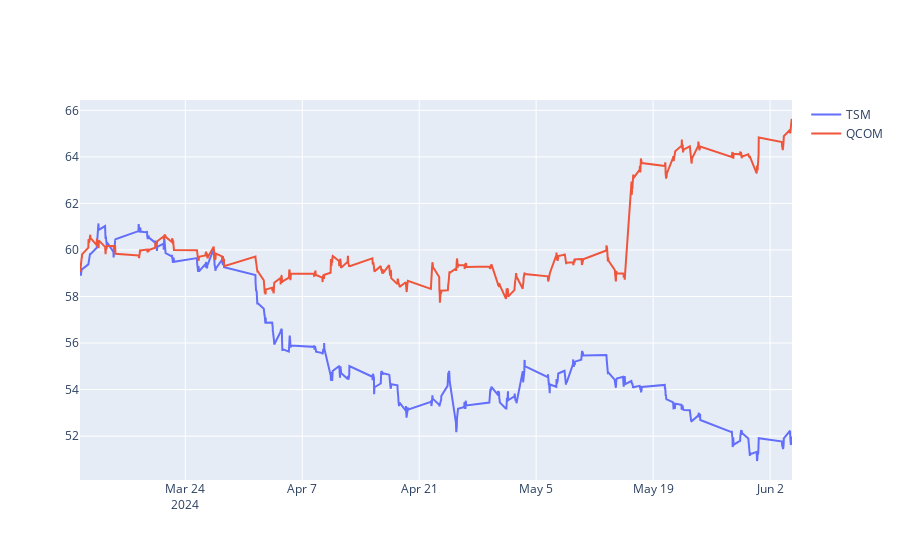

Notebook cell for this chart:
### Code cell
# Plot the two normalized tickers

fig = go.Figure()
fig.add_trace(go.Scatter(x=tsm_data.index, y=tsm_data['Close'], name='TSM'))
fig.add_trace(go.Scatter(x=qcom_data.index, y=qcom_data['Close_NORM'], name='QCOM'))

fig.show()

### Figure 1 — Plotly figure (JSON) as saved in the notebook; plotly's stock layout.template omitted (floating-point values rounded to 4 significant figures; data arrays with more than 128 entries replaced by an {"elided": "..."} marker saying what was removed)
{"data": [{"name": "TSM", "type": "scatter", "x": {"elided": "779 str values"}, "y": {"elided": "779 float values"}}, {"name": "QCOM", "type": "scatter", "x": {"elided": "778 str values"}, "y": {"elided": "778 float values"}}], "layout": {}}
